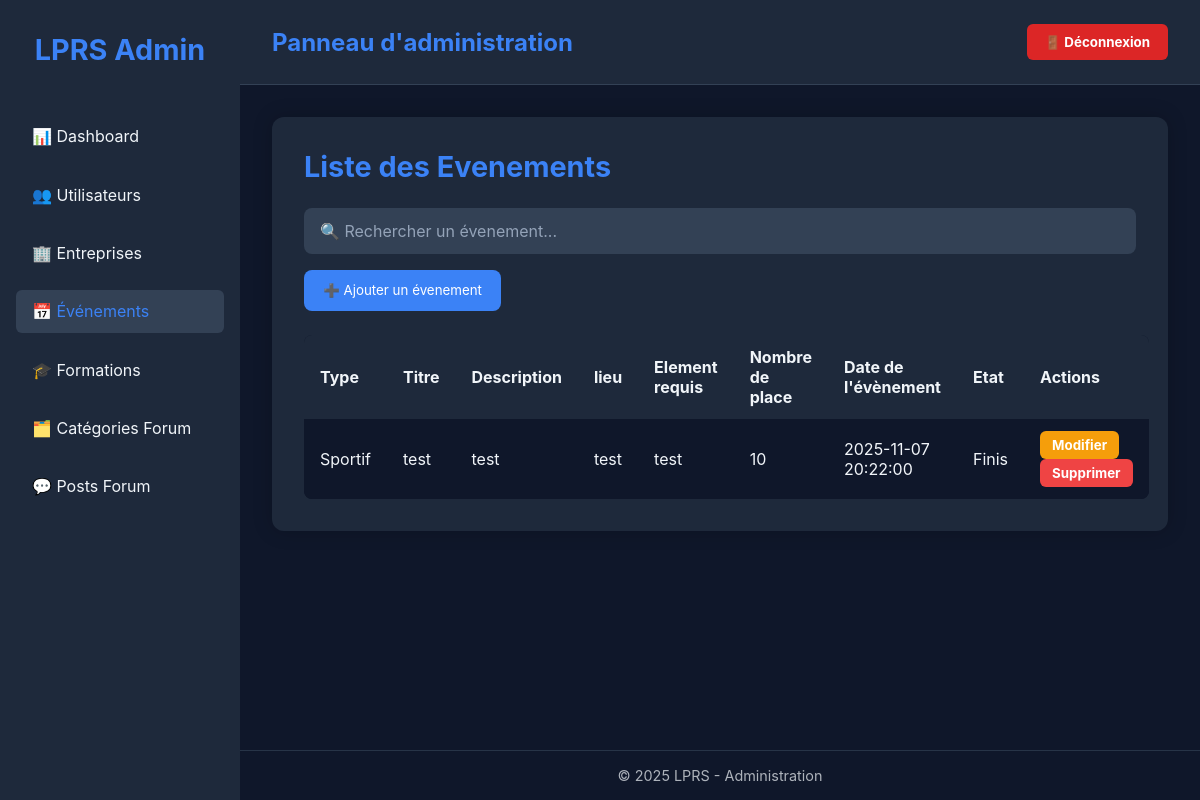
Page /vue/PageAdmin.php?page=evenement on the committed database.
### tables this page shows
CREATE TABLE IF NOT EXISTS `evenement` (
  `id_evenement` int NOT NULL AUTO_INCREMENT,
  `type` varchar(100) DEFAULT NULL,
  `titre` varchar(255) NOT NULL,
  `description` text,
  `lieu` varchar(255) DEFAULT NULL,
  `element_requis` text,
  `nombre_place` int DEFAULT NULL,
  `date_evenement` datetime DEFAULT NULL,
  `etat` varchar(50) DEFAULT NULL,
  PRIMARY KEY (`id_evenement`)
);

### src/repository/EvenementRepository.php (called while the page is built, shortened)
<?php
class EvenementRepository
{
    private $bdd;
    public function __construct()
    {
        $this->bdd = new BDD();
    }
    public function listeEvenement()
    {
        $sql = 'SELECT * FROM evenement';
        $req = $this->bdd->getBdd()->prepare($sql);
        $req->execute();
        return $req->fetchAll(\PDO::FETCH_ASSOC);
    }
}

### src/bdd/BDD.php (called while the page is built)
<?php
class BDD
{
    private $bdd;
    public function __construct()
    {
            $this->bdd = new PDO('mysql:host=localhost;dbname=projetlprs;charset=utf8', 'root', '');
    }
    public function getBDD()
    {
        return $this->bdd;
    }
}

### vue/page_admin/Evenement.php (the view, shortened to what this page needs)
<?php
require_once __DIR__ . '/../../src/repository/EvenementRepository.php';
require_once __DIR__ . '/../../src/bdd/BDD.php';
$repo = new EvenementRepository();
$listeEvenement = $repo->listeEvenement();
?>
<div class="admin-container">
    <h2>Liste des Evenements</h2>
    <input type="text" id="search" class="search-bar" placeholder="🔍 Rechercher un évenement..." onkeyup="filter()">
    <button class="btn-ajout" onclick="window.location.href='../vue/AjoutEvenement.php'">
        ➕ Ajouter un évenement
    </button>
    <table>
        <thead>
        <tr>
            <th>Type</th>
            <th>Titre</th>
            <th>Description</th>
            <th>lieu</th>
            <th>Element requis</th>
            <th>Nombre de place</th>
            <th>Date de l'évènement</th>
            <th>Etat</th>
            <th>Actions</th>
        </tr>
        </thead>
        <tbody>
        <?php if (!empty($listeEvenement)) : ?>
            <?php foreach ($listeEvenement as $user): ?>
                <tr>
                    <td><?= htmlspecialchars($user['type']) ?></td>
                    <td><?= htmlspecialchars($user['titre']) ?></td>
                    <td><?= htmlspecialchars($user['description']) ?></td>
                    <td><?= htmlspecialchars($user['lieu']) ?></td>
                    <td><?= htmlspecialchars($user['element_requis']) ?></td>
                    <td><?= htmlspecialchars($user['nombre_place']) ?></td>
                    <td><?= htmlspecialchars($user['date_evenement']) ?></td>
                    <td><?= htmlspecialchars($user['etat']) ?></td>
                    <td>
                        <button class="btn-action btn-modifier" onclick="window.location.href='../vue/ModifEvenement.php?id=<?= $user['id_evenement'] ?>'">Modifier</button>
                        <button class="btn-action btn-supprimer" onclick="if(confirm('Supprimer cet evenement ?')) window.location.href='../src/traitement/Evenement/TraitementSuppresionEvenement.php?id=<?= $user['id_evenement'] ?>'">Supprimer</button>
                    </td>
                </tr>
            <?php endforeach; ?>
        <?php else: ?>
            <tr><td colspan="10" style="text-align:center; opacity:0.7;">Aucun evenement trouvé 😔</td></tr>
        <?php endif; ?>
        </tbody>
    </table>
</div>

### vue/PageAdmin.php (style rules this page uses)
:root { --bg: #0f172a; --bg-light: #1e293b; --text: #f1f5f9; --accent: #3b82f6; --card: #1e293b; --hover: #334155; --danger: #dc2626; }
* { margin: 0; padding: 0; box-sizing: border-box; font-family: "Inter", sans-serif; }
body { display: flex; height: 100vh; background: var(--bg); color: var(--text); }

### vue/page_admin/Evenement.php (style rules this page uses)
.admin-container { background: #1e293b; color: #f1f5f9; padding: 2rem; border-radius: 12px; box-shadow: 0 0 20px rgba(0,0,0,0.2); max-width: 1200px; margin: 0 auto; }
.admin-container h2 { color: #3b82f6; font-size: 1.8rem; margin-bottom: 1.5rem; }
.search-bar { width: 100%; padding: 0.8rem 1rem; margin-bottom: 1rem; border: none; border-radius: 8px; background: #334155; color: white; font-size: 1rem; }
.search-bar::placeholder { color: #94a3b8; }
.btn-ajout { background: #3b82f6; border: none; color: white; padding: 0.8rem 1.2rem; border-radius: 8px; cursor: pointer; margin-bottom: 1.5rem; transition: 0.2s; }
table { width: 100%; border-collapse: collapse; background: #0f172a; border-radius: 8px; overflow: hidden; }
th, td { text-align: left; padding: 12px 16px; }
thead { background: #1e293b; }
tbody tr:nth-child(odd) { background: #0f172a; }
.btn-action { border: none; padding: 6px 12px; border-radius: 6px; cursor: pointer; font-weight: bold; color: white; transition: 0.2s; }
.btn-modifier { background: #f59e0b; }
.btn-supprimer { background: #ef4444; }

### rows in the picture
evenement: type "Sportif", titre "test", description "test", lieu "test", element_requis "test", nombre_place "10", date_evenement "2025-11-07 20:22:00", etat "Finis"
